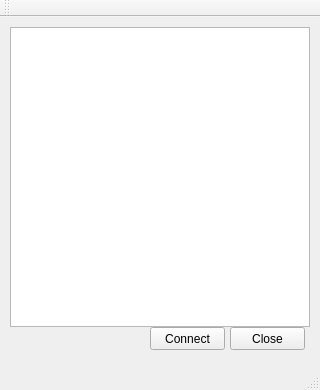
<?xml version="1.0" encoding="UTF-8"?>
<ui version="4.0">
 <class>MainWindow</class>
 <widget class="QMainWindow" name="MainWindow">
  <property name="geometry">
   <rect>
    <x>0</x>
    <y>0</y>
    <width>320</width>
    <height>390</height>
   </rect>
  </property>
  <property name="windowTitle">
   <string>MainWindow - Read Data</string>
  </property>
  <widget class="QWidget" name="centralWidget">
   <widget class="QGraphicsView" name="graphicsView">
    <property name="geometry">
     <rect>
      <x>10</x>
      <y>10</y>
      <width>300</width>
      <height>300</height>
     </rect>
    </property>
    <property name="verticalScrollBarPolicy">
     <enum>Qt::ScrollBarAsNeeded</enum>
    </property>
    <property name="horizontalScrollBarPolicy">
     <enum>Qt::ScrollBarAsNeeded</enum>
    </property>
    <property name="interactive">
     <bool>false</bool>
    </property>
   </widget>
   <widget class="QPushButton" name="pushButton">
    <property name="geometry">
     <rect>
      <x>150</x>
      <y>310</y>
      <width>75</width>
      <height>23</height>
     </rect>
    </property>
    <property name="text">
     <string>Connect</string>
    </property>
   </widget>
   <widget class="QPushButton" name="closeButton">
    <property name="geometry">
     <rect>
      <x>230</x>
      <y>310</y>
      <width>75</width>
      <height>23</height>
     </rect>
    </property>
    <property name="text">
     <string>Close</string>
    </property>
   </widget>
  </widget>
  <widget class="QMenuBar" name="menuBar">
   <property name="geometry">
    <rect>
     <x>0</x>
     <y>0</y>
     <width>320</width>
     <height>21</height>
    </rect>
   </property>
  </widget>
  <widget class="QToolBar" name="mainToolBar">
   <attribute name="toolBarArea">
    <enum>TopToolBarArea</enum>
   </attribute>
   <attribute name="toolBarBreak">
    <bool>false</bool>
   </attribute>
  </widget>
  <widget class="QStatusBar" name="statusBar"/>
 </widget>
 <layoutdefault spacing="6" margin="11"/>
 <resources/>
 <connections/>
</ui>
